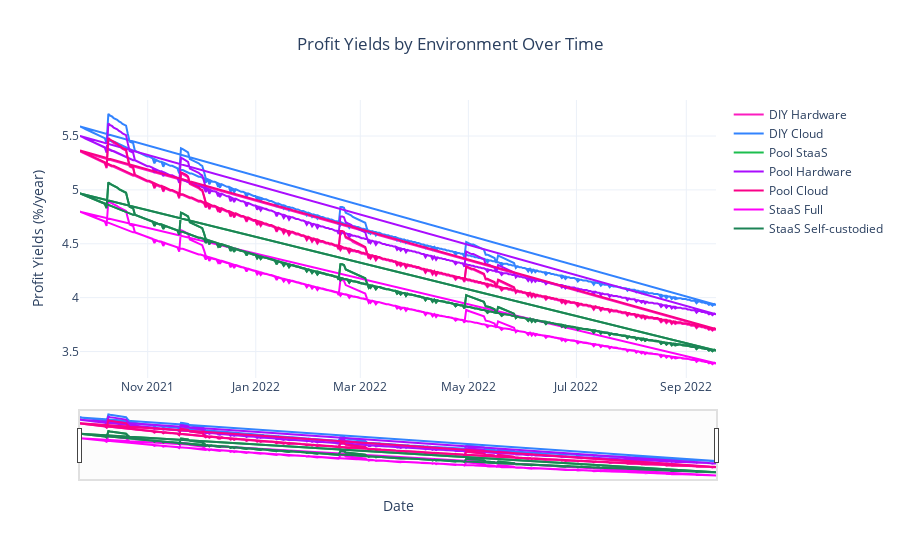

Notebook code for this chart:
### Code cell
visualizations.plot_profit_yields_by_environment_over_time(df.copy())

### Figure 1 — Plotly figure (JSON) as saved in the notebook; plotly's stock layout.template omitted (floating-point values rounded to 4 significant figures; data arrays with more than 128 entries replaced by an {"elided": "..."} marker saying what was removed)
{"data": [{"name": "DIY Hardware", "type": "scatter", "x": {"elided": "1080 str values"}, "y": {"elided": "1080 float values"}}, {"name": "DIY Cloud", "type": "scatter", "x": {"elided": "1080 str values"}, "y": {"elided": "1080 float values"}}, {"name": "Pool StaaS", "type": "scatter", "x": {"elided": "1080 str values"}, "y": {"elided": "1080 float values"}}, {"name": "Pool Hardware", "type": "scatter", "x": {"elided": "1080 str values"}, "y": {"elided": "1080 float values"}}, {"name": "Pool Cloud", "type": "scatter", "x": {"elided": "1080 str values"}, "y": {"elided": "1080 float values"}}, {"name": "StaaS Full", "type": "scatter", "x": {"elided": "1080 str values"}, "y": {"elided": "1080 float values"}}, {"name": "StaaS Self-custodied", "type": "scatter", "x": {"elided": "1080 str values"}, "y": {"elided": "1080 float values"}}], "layout": {"hovermode": "x unified", "legend": {"title": {"text": ""}}, "title": {"text": "Profit Yields by Environment Over Time"}, "xaxis": {"rangeslider": {"visible": true}, "title": {"text": "Date"}, "type": "date"}, "yaxis": {"title": {"text": "Profit Yields (%/year)"}}}}
